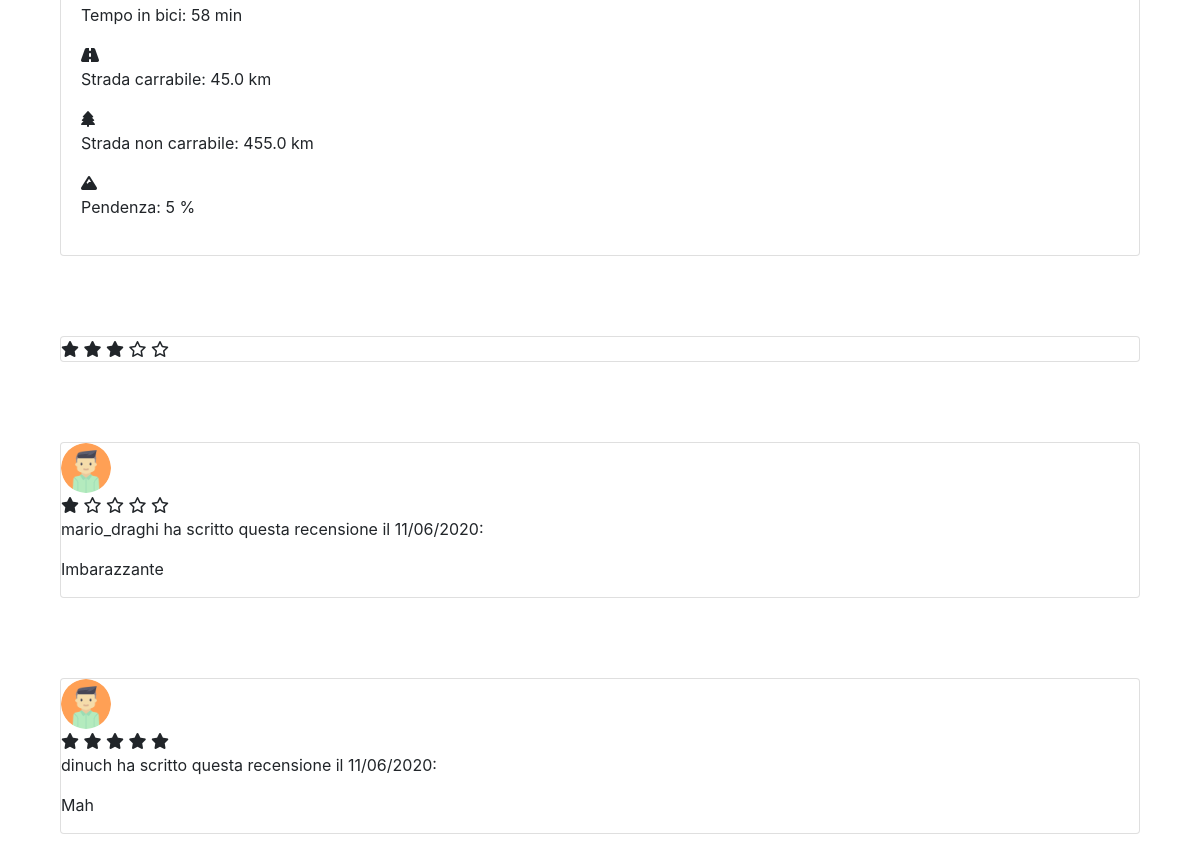
/path/detail/1/ (lower part), run on an earlier commit of the app's database.
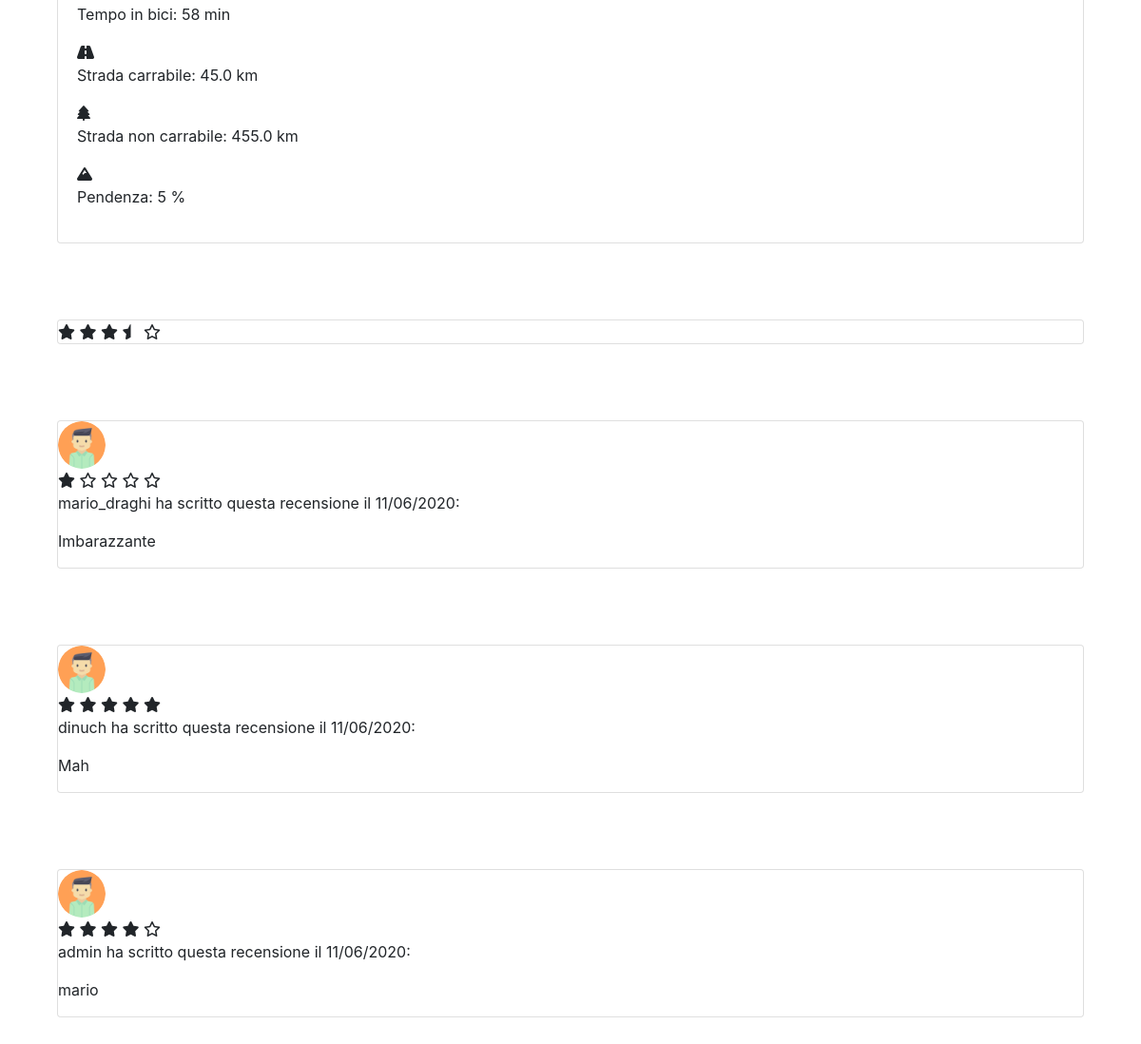
And on a later commit of the database.
### pathManagement/models.py (models this page shows)
class Review(models.Model):
    class Meta:
        unique_together = (('path', 'user'),)
    path = models.ForeignKey(Path, on_delete=models.CASCADE)
    user = models.ForeignKey(Profile, on_delete=models.CASCADE)
    valuation = models.PositiveIntegerField(validators=[MinValueValidator(0), MaxValueValidator(5)])
    comment = models.TextField(blank=True)
    created_at = models.DateTimeField(auto_now_add=True)
    def get_profile(self):
        return Profile.objects.filter(user = self.user.id).get()
    def get_create_date(self):
        return self.created_at.strftime("%d/%m/%Y")

### userManagement/models.py (models this page shows)
class Profile(models.Model):
    user = models.OneToOneField(User, on_delete=models.CASCADE, related_name='profile')
    avatar = models.ImageField(blank=True, default=static_avatar_path(), upload_to=user_directory_path)
    email = models.EmailField(blank=False, unique=True, default='user_{0}@default.com'.format(User.pk))

### pathManagement/views.py (the view)
# urls.py: path('detail/<int:pk>/', DetailPath.as_view(), name='detailPath'),
class DetailPath(DetailView):
    model = Path
    template_name = 'detailPath.html'
    def get_context_data(self, *args, **kwargs):
        context = super(DetailPath, self).get_context_data()
        context['review'] = Review.objects.filter(path=self.object)
        path_review = Review.objects.filter(path=self.object.id).values('valuation')
        iteration = path_review.count()
        count = 0
        for value in path_review:
            print(value['valuation'])
            count = count + value['valuation'] / iteration
        print(count)
        context['valuation'] = count
        return context

### pathManagement/templates/detailPath.html (shortened to what this page needs)
{% extends 'base.html' %}
{% load mathfilters %}
{% block slideshow %}
    <div class="container py-4">
        <div class="container py-3">
            <div class="card">
                <div class="card-body">
                    <p>Tempo in bici:
                        {% if object.bikeTime|intdiv:60 == 0 %}
                            {{ object.bikeTime|mod:60 }} min
                        {% else %}
                            {{ object.bikeTime|intdiv:60 }}:{{ object.bikeTime|mod:60 }} h
                        {% endif %}
                    </p>
                    <i class="fas fa-road"></i>
                    <p>Strada carrabile: {{ object.carriageablePath }} km</p>
                    <i class="fas fa-tree"></i>
                    <p>Strada non carrabile: {{ object.nonCarriageablePath }} km</p>
                    <i class="fas fa-mountain"></i>
                    <p>Pendenza: {{ object.gradient }} %</p>
                </div>
            </div>
        </div>
    </div>
    <div class="container py-4">
        <div class="container py-3">
            <div class="card">
                <ul class="list-unstyled list-inline rating mb-0">
                    <span id='stars-average'></span>
                </ul>
            </div>
        </div>
    </div>
    {% for comment in review %}
        {% if comment.comment %}
            <div class="container py-4">
                <div class="container py-3">
                    <div class="card">
                        <img class="rounded-circle" width="50" height="50"
                             src="{{ comment.get_profile.avatar.url }}"
                             alt="Card image cap">
                        <ul class="list-unstyled list-inline rating mb-0">
                            <span id='stars-{{ comment.pk }}'></span>
                        </ul>
                        <p>{{ comment.get_profile.user.username }} ha scritto questa recensione
                            il {{ comment.get_create_date }}:</p>
                        <p>{{ comment.comment }}</p>
                    </div>
                </div>
            </div>
        {% endif %}
    {% endfor %}
{% endblock %}

What changed in the data, as far as the page shows it:
added Review: get_profile.avatar (picture), get_profile.user.username "admin", get_create_date "11/06/2020", comment "mario"
